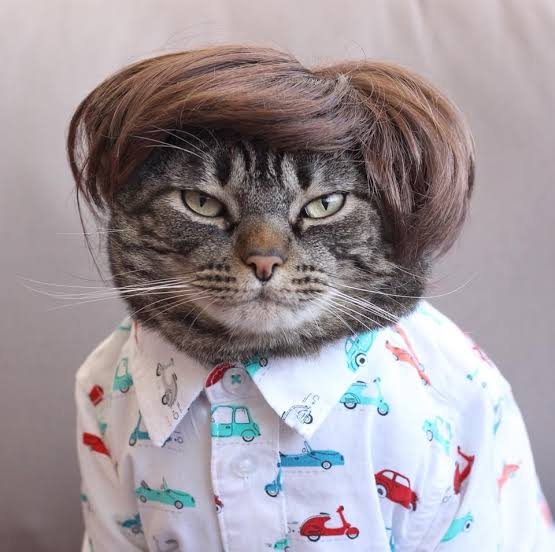
%> input picture PC - Imagem - Manchester/foto_gatinho_3x4.jpeg, 555 x 552 px
$ octave lora_css_completo.m   (GNU Octave 9; MATLAB toolbox functions it lacks are replaced by stand-ins)
%> lines starting %> are read from the running program, lines starting %| are printed output that depends on the picture
% Modulação LoRa (CSS) - Simulação completa em um único arquivo
%
% Seções (cada uma pode ser executada sozinha com "Run Section"):
%   1) Um símbolo: Tx (chirp), Canal (AWGN) e Rx (dechirp + FFT)
%   2) Operação com SNR negativo
%   3) Spreading Factor: símbolos, Ts e taxa de bits
%   4) Frame completo: preâmbulo, sync e dados
%   5) Transmissão de imagem de ponta a ponta
%   6) BER x SNR para diferentes SF (Monte Carlo, mais lenta)
%
% Em todas: o símbolo m é o chirp base deslocado ciclicamente em m amostras (Tx);
% o receptor multiplica pelo conjugado do chirp base (dechirp), o que gera um tom
% único, e a FFT concentra a energia no bin m (Rx).

% Inicialização
clc, close all, clear all

%% =========================================================================
%  1) UM SÍMBOLO: Tx (chirp), Canal (AWGN) e Rx (dechirp + FFT)
%  =========================================================================
% Gráficos: domínio do tempo, espectro ANTES e APÓS o dechirp

% ---PARÂMETROS DE ENTRADA---
SF = 8;              % Spreading Factor
BW = 125e3;          % Largura de banda [Hz]
snr = 0;             % Relação Sinal-Ruído por amostra [dB]
simbolo = 50;        % Símbolo transmitido (0 a 2^SF - 1)

N = 2^SF;            % Número de símbolos distintos (M = 2^SF) e amostras por símbolo (fs = BW)
Ts = N/BW;           % Duração do símbolo [s]  (Ts = 2^SF/BW)
n = (0:N-1).';       % Índice de amostra

% Chirp base (up-chirp, símbolo 0). A frequência varre de -BW/2 até +BW/2
chirp_base = exp(1j*2*pi*(n.^2/(2*N) - n/2));

%  ................. TX .....................................................
idx = mod(n + simbolo, N);
x = chirp_base(idx + 1);

% -----------------  Canal  -----------------------------------------------
y = awgn(x, snr, 'measured');
% -------------------------------------------------------------------------

% ................. RX .....................................................
% Dechirp: multiplica pelo conjugado do chirp base (sobra um tom de frequência simbolo/N)
y_dechirp = y .* conj(chirp_base);

% A FFT concentra toda a energia desse tom em um único bin
Y_f = fft(y_dechirp);
[pico, bin] = max(abs(Y_f));
simbolo_rx = bin - 1;                    % O índice do pico é o valor do símbolo

Gp = 10*log10(N);                        % Ganho de processamento [dB]
fprintf('SF = %d | N = %d | Ts = %.3f ms | Gp = %.1f dB\n', SF, N, Ts*1e3, Gp);
fprintf('Símbolo transmitido: %d | Símbolo recebido: %d | Pico = %.1f\n\n', simbolo, simbolo_rx, pico);

% +++++++++++++++++++  Plotagens  +++++++++++++++++++++++++++++++++++++++++
t_ms = n/BW*1e3;                         % Tempo [ms]
bins = -N/2 : N/2-1;                     % Eixo de bins (FFT centralizada)
bin_eixo = mod(simbolo_rx + N/2, N) - N/2;   % Posição do pico no eixo centralizado
R_f = fft(y);                            % Espectro antes do dechirp

figure('Position', [100 100 800 800]);
tiledlayout(3, 1, 'Padding', 'compact');

nexttile; hold on;
plot(t_ms, real(y), 'r');
plot(t_ms, real(x), 'b', 'LineWidth', 1.5);
title(sprintf('Domínio do tempo - SNR = %d dB (sinal já não é visível a olho nu)', snr));
xlabel('Tempo (ms)'); ylabel('Amplitude'); grid on;
legend('Sinal recebido (chirp + ruído)', 'Chirp transmitido (limpo)', 'Location', 'northeast');

nexttile;
plot(bins, fftshift(abs(R_f)), 'r');
title('Espectro ANTES do dechirp - energia do chirp espalhada na banda toda');
xlabel('Bin de frequência'); ylabel('|R(f)|'); grid on; xlim([-N/2 N/2]);

nexttile; hold on;
plot(bins, fftshift(abs(Y_f)), 'k');
plot(bin_eixo, pico, 'o', 'MarkerFaceColor', 'g', 'MarkerEdgeColor', 'g', 'MarkerSize', 8);
title('Espectro APÓS o dechirp - sinal concentrado em 1 bin, ruído distribuído nos demais');
xlabel('Bin de frequência (= valor do símbolo)'); ylabel('|Y(f)|'); grid on; xlim([-N/2 N/2]);
legend('Espectro pós-dechirp', 'Pico detectado (símbolo)', 'Location', 'northwest');
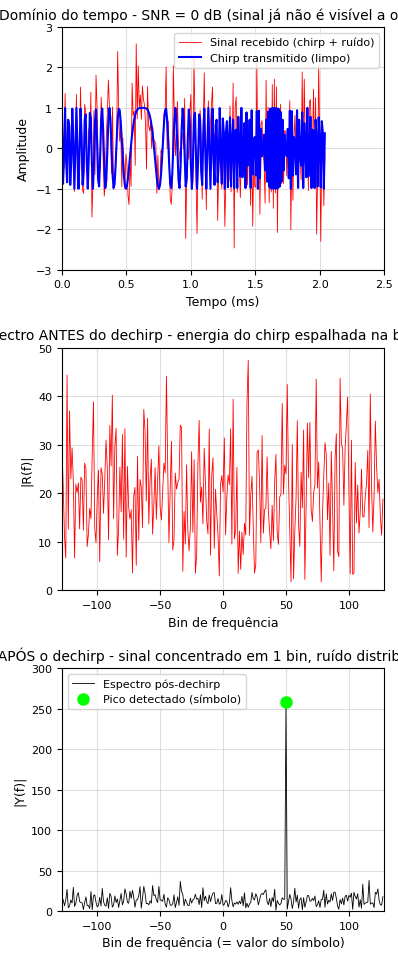
%> figure redrawn from the program's plot data, 3 panels; panel 1: curve peaks at x = 0.576, y = 2.58; panel 1: curve peaks at x = 0.112, y = 1; panel 2: curve peaks at x = 20, y = 47.38; panel 3: curve peaks at x = 50, y = 258

%% =========================================================================
%  2) OPERAÇÃO COM SNR NEGATIVO
%  =========================================================================
% Saída da FFT após o dechirp com SNR = -10 dB, para vários símbolos.
% Ganho de processamento: Gp = 10*log10(2^SF)  (SF = 8 -> Gp ≈ 24 dB)

% ---PARÂMETROS DE ENTRADA---
SF = 8;                              % Spreading Factor
snr = -10;                           % Relação Sinal-Ruído por amostra [dB]
simbolos = [20 75 130 185 240];      % Símbolos transmitidos (um por coluna)

N = 2^SF;
n = (0:N-1).';
chirp_base = exp(1j*2*pi*(n.^2/(2*N) - n/2));

%  ................. TX .....................................................
idx = mod(n + simbolos, N);          % N x 5
x = chirp_base(idx + 1);

% -----------------  Canal  -----------------------------------------------
y = awgn(x(:), snr, 'measured');     % Sinal serial, depois volta a ter 1 símbolo por coluna
y = reshape(y, N, []);
% -------------------------------------------------------------------------

% ................. RX .....................................................
Y_f = fft(y .* conj(chirp_base));    % Dechirp + FFT, coluna a coluna
[pico, bin] = max(abs(Y_f), [], 1);
simbolos_rx = bin - 1;

Gp = 10*log10(N);
fprintf('SF = %d | Gp = %.1f dB | SNR na entrada = %d dB\n', SF, Gp, snr);
fprintf('SNR teórico após dechirp + FFT = SNR + Gp = %.1f dB\n', snr + Gp);
for i = 1:length(simbolos)
    ruido_rms = sqrt((sum(abs(Y_f(:,i)).^2) - pico(i)^2)/(N-1));   % Ruído nos demais bins
    snr_pos = 20*log10(pico(i)/ruido_rms);
    fprintf('Símbolo %3d -> detectado %3d | pico = %5.1f | ruído rms = %4.1f | SNR pós = %4.1f dB\n', ...
        simbolos(i), simbolos_rx(i), pico(i), ruido_rms, snr_pos);
end
fprintf('\n');

% +++++++++++++++++++  Plotagens  +++++++++++++++++++++++++++++++++++++++++
cores = lines(length(simbolos));
marcas = {'o', 'x', '*', 's', 'p'};

figure('Position', [100 100 900 450]); hold on;
for i = 1:length(simbolos)
    plot(0:N-1, abs(Y_f(:,i)), 'LineStyle', 'none', 'Marker', marcas{i}, ...
        'MarkerSize', 4, 'Color', cores(i,:), 'HandleVisibility', 'off');
end
for i = 1:length(simbolos)
    plot(bin(i)-1, pico(i), 'LineStyle', 'none', 'Marker', 'o', 'MarkerSize', 9, ...
        'MarkerFaceColor', cores(i,:), 'MarkerEdgeColor', 'k');
end
title(sprintf('Saída da FFT com SNR = %d dB (SF = %d, Gp = %.1f dB)', snr, SF, Gp));
xlabel('Amostras (bin da FFT = valor do símbolo)'); ylabel('Amplitude (a.u.)');
legend(arrayfun(@(s) sprintf('Símbolo %d', s), simbolos, 'UniformOutput', false), 'Location', 'northeastoutside');
grid on; xlim([0 N-1]);
%> after `xlim([0 N-1])`:
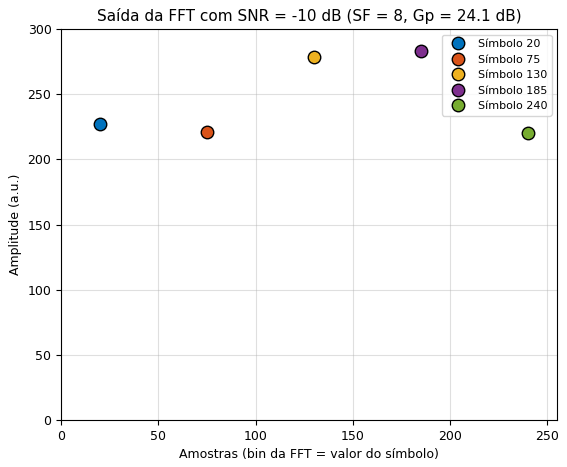
%> figure redrawn from the program's plot data

%% =========================================================================
%  3) SPREADING FACTOR: SÍMBOLOS, Ts E TAXA DE BITS
%  =========================================================================
%   M = 2^SF  |  Ts = 2^SF/BW  |  Rb = SF/Ts

BW = 125e3;                  % Largura de banda [Hz]
SF_tabela = 7:12;            % Spreading Factors da tabela

fprintf('BW = %.0f kHz\n', BW/1e3);
fprintf('SF | Símbolos (2^SF) | Ts = 2^SF/BW [ms] | Rb = SF/Ts [bps] | Gp [dB]\n');
for SF = SF_tabela
    M = 2^SF;
    Ts = M/BW;
    Rb = SF/Ts;
    Gp = 10*log10(M);
    fprintf('%2d | %15d | %17.3f | %16.0f | %6.1f\n', SF, M, Ts*1e3, Rb, Gp);
end
fprintf('\n');

% ---SÍMBOLOS COMO CHIRPS (SF = 7)---
SF = 7;
N = 2^SF;
n = (0:N-1).';
chirp_base = exp(1j*2*pi*(n.^2/(2*N) - n/2));
simbolos = [0 32 96 127];

figure('Position', [100 100 1100 320]);
tiledlayout(1, length(simbolos), 'Padding', 'compact');

for s = simbolos
    x = chirp_base(mod(n + s, N) + 1);

    % Frequência instantânea medida no próprio sinal (ciclos/amostra)
    f_inst = angle(x(2:end) .* conj(x(1:end-1))) / (2*pi);
    t_norm = ((1:N-1).' - 0.5) / N;                 % Tempo normalizado por Ts

    % Quebra a linha onde o chirp volta de +BW/2 para -BW/2
    f_inst(abs(diff([f_inst(1); f_inst])) > 0.5) = NaN;

    nexttile; hold on;
    plot(t_norm, f_inst*BW/1e3, 'Color', [0.93 0.65 0.15], 'LineWidth', 2);
    plot(t_norm(1), (s/N - 0.5)*BW/1e3, 'o', 'MarkerFaceColor', [0 0.447 0.741], ...
        'MarkerEdgeColor', [0 0.447 0.741], 'MarkerSize', 7);      % Frequência inicial do símbolo
    title(sprintf('símbolo %d\n%s', s, dec2bin(s, SF)));
    xlabel('Tempo (t/Ts)'); ylabel('Frequência (kHz)');
    xlim([0 1]); ylim([-BW/2e3*1.1, BW/2e3*1.1]); grid on;
end
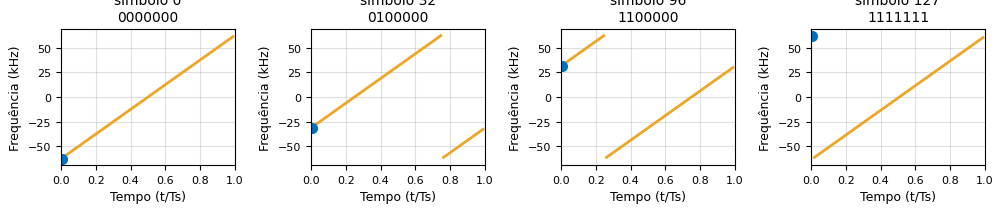
%> figure redrawn from the program's plot data, 4 panels; panel 1: curve peaks at x = 0.988, y = 61.04; panel 2: curve peaks at x = 0.746, y = 62.01; panel 3: curve peaks at x = 0.246, y = 62.01; panel 4: curve peaks at x = 0.00391, y = 62.01

%% =========================================================================
%  4) FRAME COMPLETO: PREÂMBULO, SYNC E DADOS
%  =========================================================================
%   Preâmbulo: up-chirps | Sync: 2.25 down-chirps | Dados: símbolos
%   Depois passa pelo canal AWGN e o receptor recupera os símbolos de dados.

% ---PARÂMETROS DE ENTRADA---
SF = 7;              % Spreading Factor
BW = 125e3;          % Largura de banda [Hz]
snr = -5;            % Relação Sinal-Ruído por amostra [dB]
n_pre = 8;           % Quantidade de up-chirps do preâmbulo
n_dados = 8;         % Quantidade de símbolos de dados

N = 2^SF;
n = (0:N-1).';
chirp_base = exp(1j*2*pi*(n.^2/(2*N) - n/2));      % Up-chirp (símbolo 0)
down_chirp = conj(chirp_base);                      % Down-chirp

%  ................. TX .....................................................
simbolos_tx = randi([0, N-1], 1, n_dados);
x_dados = chirp_base(mod(n + simbolos_tx, N) + 1);
x_dados = x_dados(:);

x_pre = repmat(chirp_base, n_pre, 1);                              % Preâmbulo
x_sync = [repmat(down_chirp, 2, 1); down_chirp(1:N/4)];            % Sync (2.25 down-chirps)
x = [x_pre; x_sync; x_dados];                                      % Frame completo

% -----------------  Canal  -----------------------------------------------
y = awgn(x, snr, 'measured');
% -------------------------------------------------------------------------

% ................. RX .....................................................
% Sincronismo ideal: já sabemos onde os dados começam no frame
inicio_dados = length(x_pre) + length(x_sync) + 1;
y_dados = reshape(y(inicio_dados:end), N, []);

Y_f = fft(y_dados .* conj(chirp_base));
[~, bin] = max(abs(Y_f), [], 1);
simbolos_rx = bin - 1;

erros = sum(simbolos_tx ~= simbolos_rx);
fprintf('Símbolos transmitidos: %s\n', num2str(simbolos_tx));
fprintf('Símbolos recebidos:    %s\n', num2str(simbolos_rx));
fprintf('Erros de símbolo: %d de %d (SNR = %d dB)\n\n', erros, n_dados, snr);

% +++++++++++++++++++  Plotagens  +++++++++++++++++++++++++++++++++++++++++
f_inst = angle(x(2:end) .* conj(x(1:end-1))) / (2*pi);
t_simb = ((1:length(x)-1).' - 0.5) / N;             % Tempo em unidades de símbolo
f_inst(abs(diff([f_inst(1); f_inst])) > 0.5) = NaN;

inicio_sync = n_pre;
inicio_dados_simb = n_pre + 2.25;
ymax = BW/2e3;

figure('Position', [100 100 1100 400]); hold on;
plot(t_simb, f_inst*BW/1e3, 'b', 'LineWidth', 2);
xline(inicio_sync, '--k');
xline(inicio_dados_simb, '--k');
text(inicio_sync/2, ymax*1.15, 'Preâmbulo (up-chirps)', 'HorizontalAlignment', 'center');
text(inicio_sync + 1.125, ymax*1.15, 'Sync', 'HorizontalAlignment', 'center');
text(inicio_dados_simb + n_dados/2, ymax*1.15, 'Dados', 'HorizontalAlignment', 'center');
title(sprintf('Frame LoRa (SF = %d, BW = %.0f kHz): frequência x tempo', SF, BW/1e3));
xlabel('Tempo (símbolos)'); ylabel('Frequência (kHz)');
ylim([-ymax*1.2, ymax*1.3]); xlim([0, n_pre + 2.25 + n_dados]); grid on;
%> after `grid on`:
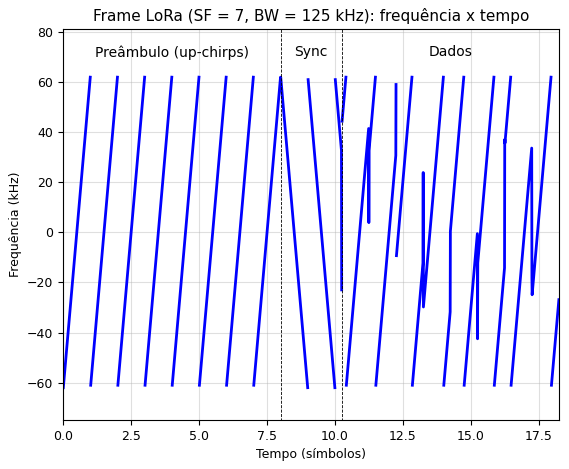
%> figure redrawn from the program's plot data; highest point at x = 0.996, y = 62.01

%% =========================================================================
%  5) TRANSMISSÃO DE IMAGEM DE PONTA A PONTA
%  =========================================================================
%   bits da imagem -> símbolos de SF bits -> chirps (TX) -> AWGN (canal) ->
%   dechirp + FFT + pico (RX) -> bits -> imagem recuperada
%   Precisa do arquivo foto_gatinho_3x4.jpeg na mesma pasta.

% ---PARÂMETROS DE ENTRADA---
SF = 8;                              % Spreading Factor
BW = 125e3;                          % Largura de banda [Hz]
snr_lista = [-10 -12 -14 -16 -18];   % Relações Sinal-Ruído testadas [dB]

N = 2^SF;
Ts = N/BW;
n = (0:N-1).';
chirp_base = exp(1j*2*pi*(n.^2/(2*N) - n/2));

% ---LEITURA E PROCESSAMENTO DA IMAGEM---
img = imread("foto_gatinho_3x4.jpeg");
%> img is the input picture: size 552x555x3 uint8; mean R, G, B 159.9, 150.5, 155.3
img_1 = rgb2gray(imresize(img,[128 128]));
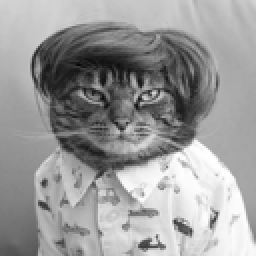
%> img_1: size 128x128 uint8 (shown 2 times larger); min 7, max 255, mean 153.9

pixels = double(reshape(img_1, [], 1));
%> (the run ends here)
